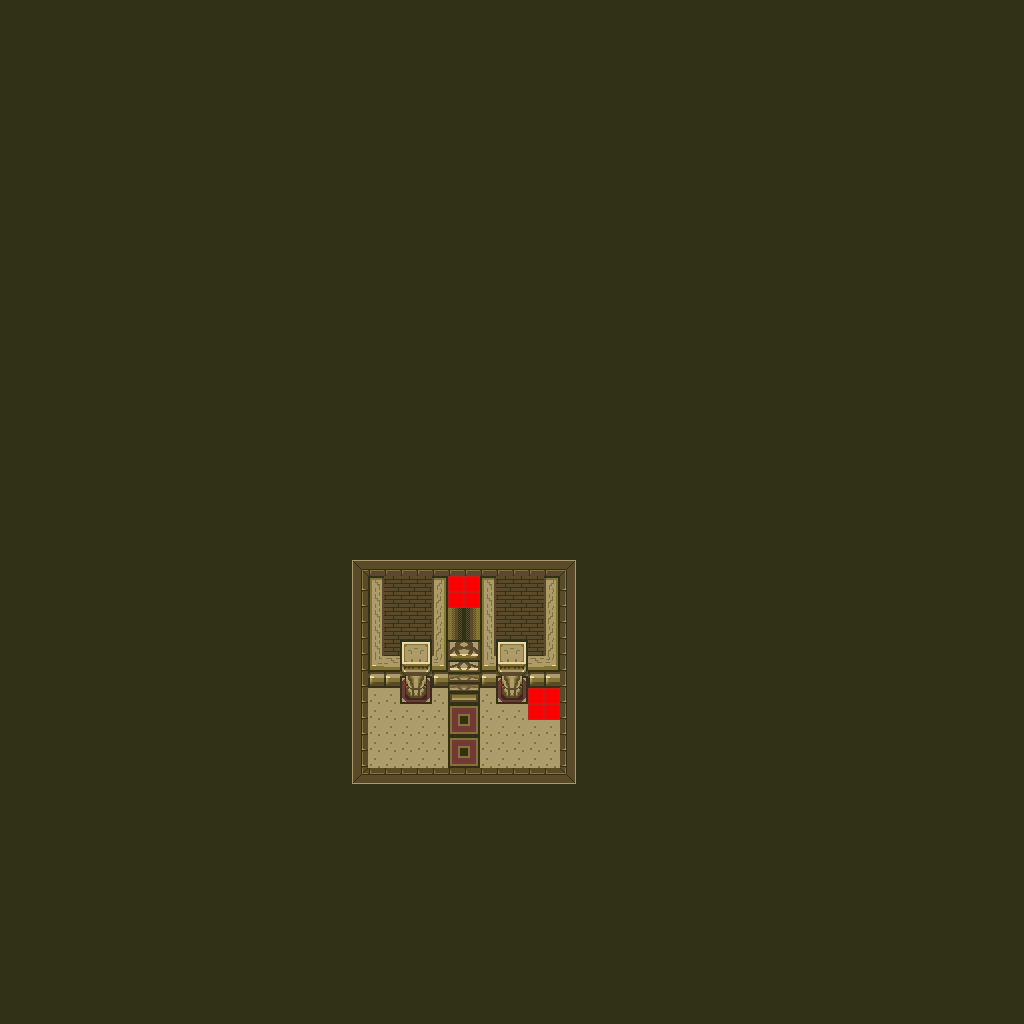

Below is a game level as drawn by its tile map, then a one-line description and the .tmx that defines it (tile-layer data replaced by summaries):
An orthogonal 64x64 tile map with 16x16 px tiles, 1 tile layer (base), 2 hidden layers not drawn.

<map version="1.10" tiledversion="1.12.1" orientation="orthogonal" renderorder="right-down" width="64" height="64" tilewidth="16" tileheight="16" infinite="0" nextlayerid="4" nextobjectid="1">
 <tileset firstgid="1" source="../classiciphone_pics4.tsx" />
 <layer id="1" name="base" width="64" height="64">
  <data>[4096 cells, 4096 non-empty, 45 distinct tile ids]</data>
 </layer>
 <layer id="2" name="collision" width="64" height="64" visible="0">
  <properties><property name="collision" value="true" /></properties>
  <data>[4096 cells, 126 non-empty, 1 distinct tile ids]</data>
 </layer>
 <layer id="3" name="lava" width="64" height="64" visible="0">
  <properties><property name="terrain" value="lava" /></properties>
  <data>[4096 cells, 8 non-empty, 1 distinct tile ids]</data>
 </layer>
</map>
